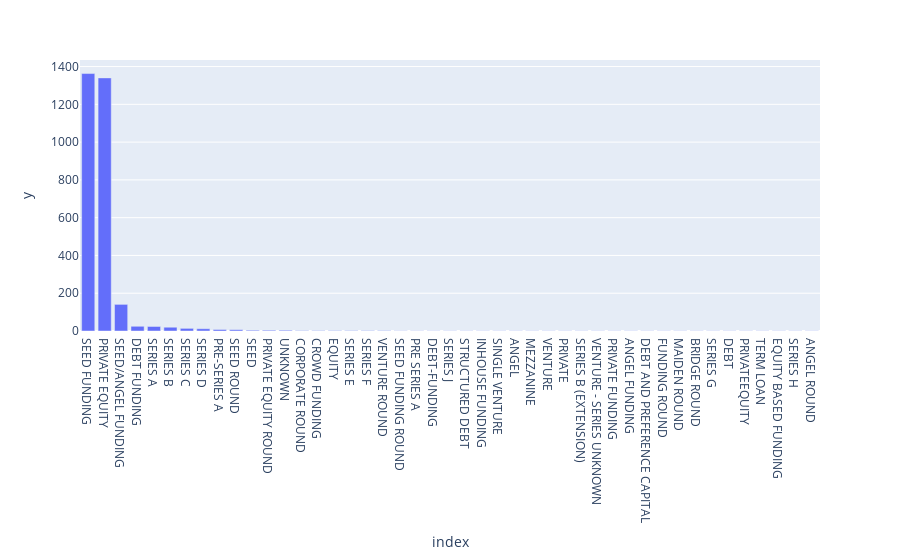

The notebook cell this image was saved under:
### Code cell
data.loc[data["InvestmentnType"]=="SEED/ ANGEL FUNDING","InvestmentnType"]="SEED/ANGEL FUNDING"
data.loc[data["InvestmentnType"]=="SEED / ANGEL FUNDING","InvestmentnType"]="SEED/ANGEL FUNDING"
data.loc[data["InvestmentnType"]=="SEED / ANGLE FUNDING","InvestmentnType"]="SEED/ANGEL FUNDING"
data.loc[data["InvestmentnType"]=="ANGEL / SEED FUNDING","InvestmentnType"]="SEED/ANGEL FUNDING"
data.loc[data["InvestmentnType"]=="SEED\\\\NFUNDING","InvestmentnType"]="SEED FUNDING"
data.loc[data["InvestmentnType"]=="PRIVATE\\\\NEQUITY","InvestmentnType"]="PRIVATE EQUITY"
count_investmenttype = data["InvestmentnType"].value_counts()
investmenttype_graph = px.bar(count_investmenttype,x=count_investmenttype.index, y=count_investmenttype.values)
investmenttype_graph.show()

### Figure 1 — Plotly figure (JSON) as saved in the notebook; plotly's stock layout.template omitted (floating-point values rounded to 4 significant figures)
{"data": [{"alignmentgroup": "True", "hovertemplate": "index=%{x}<br>y=%{y}<extra></extra>", "legendgroup": "", "marker": {"color": "#636efa"}, "name": "", "offsetgroup": "", "orientation": "v", "showlegend": false, "textposition": "auto", "type": "bar", "x": ["SEED FUNDING", "PRIVATE EQUITY", "SEED/ANGEL FUNDING", "DEBT FUNDING", "SERIES A", "SERIES B", "SERIES C", "SERIES D", "PRE-SERIES A", "SEED ROUND", "SEED", "PRIVATE EQUITY ROUND", "UNKNOWN", "CORPORATE ROUND", "CROWD FUNDING", "EQUITY", "SERIES E", "SERIES F", "VENTURE ROUND", "SEED FUNDING ROUND", "PRE SERIES A", "DEBT-FUNDING", "SERIES J", "STRUCTURED DEBT", "INHOUSE FUNDING", "SINGLE VENTURE", "ANGEL", "MEZZANINE", "VENTURE", "PRIVATE", "SERIES B (EXTENSION)", "VENTURE - SERIES UNKNOWN", "PRIVATE FUNDING", "ANGEL FUNDING", "DEBT AND PREFERENCE CAPITAL", "FUNDING ROUND", "MAIDEN ROUND", "BRIDGE ROUND", "SERIES G", "DEBT", "PRIVATEEQUITY", "TERM LOAN", "EQUITY BASED FUNDING", "SERIES H", "ANGEL ROUND"], "xaxis": "x", "y": [1363, 1340, 141, 25, 24, 20, 14, 12, 8, 7, 4, 4, 4, 2, 2, 2, 2, 2, 2, 1, 1, 1, 1, 1, 1, 1, 1, 1, 1, 1, 1, 1, 1, 1, 1, 1, 1, 1, 1, 1, 1, 1, 1, 1, 1], "yaxis": "y"}], "layout": {"barmode": "relative", "legend": {"tracegroupgap": 0}, "margin": {"t": 60}, "xaxis": {"anchor": "y", "domain": [0, 1], "title": {"text": "index"}}, "yaxis": {"anchor": "x", "domain": [0, 1], "title": {"text": "y"}}}}
